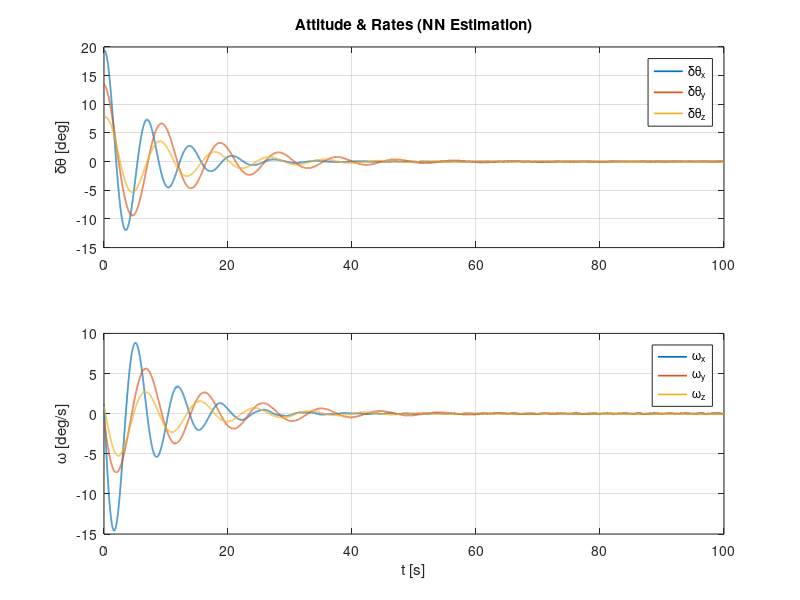
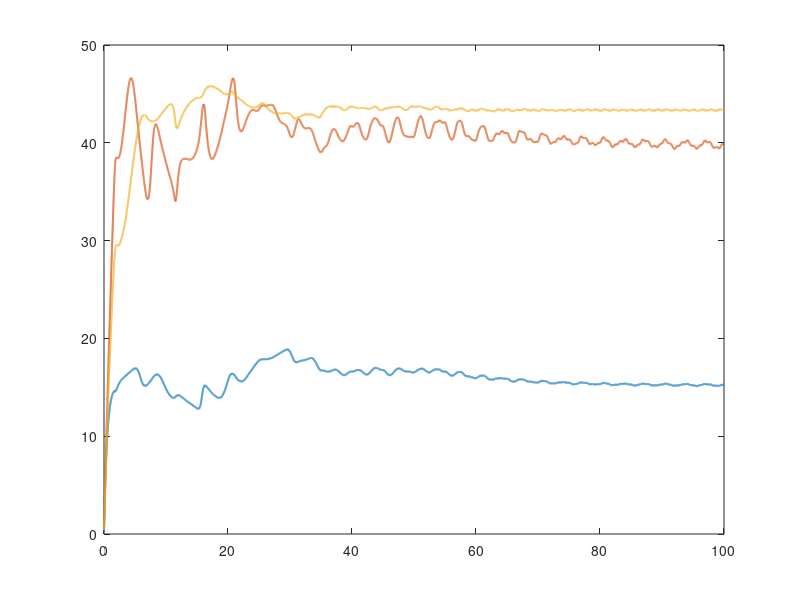

The MATLAB source for these figures, in order: (Note: this script raises an error after producing the figures.)
function [J_hat_NN,J_hat_rand,J_true,Jt_true] = demo_adapt_partial_target()
  rng(0);
  tf = 100;
  % -------- Fixed (chaser) --------
  J_fixed = diag([20,25,15]);

  % -------- Weaken feedback (so inertia matters) --------
  K_R  = 30*eye(3);
  K_Om = 10*eye(3);

  % -------- Fast adaptation + normalization --------
  Gamma = 10 * diag([0.3,0.3,0.3]);      % much larger than before
  eps_reg = 1e-6;                   % regressor power floor


  % -------- Estimated target (principal frame) --------
  Jt_est  = diag([0.188065 0.405968 0.405968]);
  [Vt,L0] = eig((Jt_est+Jt_est')/2);      lambda0 = diag(L0);
  %R_bt = eye(3);                          % set your docked orientation if known
  R_bt = rotx(4)*roty(2)*rotz(7);                          % set your docked orientation if known
  %R_bt = rotx(41)*roty(72)*rotz(67);                          % set your docked orientation if known

  % Rank-1 basis S_i = lambda0_i * (R v_i)(R v_i)^T  (in BODY frame)
  v1=R_bt*Vt(:,1); v2=R_bt*Vt(:,2); v3=R_bt*Vt(:,3);  S1 = lambda0(1)*(v1*v1.'); S2 = lambda0(2)*(v2*v2.'); S3 = lambda0(3)*(v3*v3.');
  S  = cat(3,S1,S2,S3);

  % -------- True docked inertia (plant) --------
  J_true = 100 * diag([0.146925 0.417965 0.435109]) + J_fixed;
  Jt_true = J_true - J_fixed;

  % Best-fit alpha* in chosen basis (for plotting)
  A = [vec(S1), vec(S2), vec(S3)];  b = vec(Jt_true);
  alpha_star = A\b;

  % -------- Multi-axis IC + dither torque --------
  ang_deg = 25;
  axis0 = [1;0.7;0.4]; axis0=axis0/norm(axis0);
  q0 = axang2quat(axis0, deg2rad(ang_deg));
  w0 = deg2rad([1.2; -0.8; 0.9]);

  dith.A = 0.05;                    % Nm (keep small vs actuator limits)
  dith.w = 2*pi*[0.4, 0.7, 1.1];    % three distinct freqs [rad/s]
  alpha0 = [1;1;1];

  x0 = [q0; w0; alpha0];

  odef = @(t,x) dyn_partial_adapt_v2(t,x,J_fixed,S,J_true,K_R,K_Om,Gamma,eps_reg,dith);
  opts = odeset('RelTol',1e-12,'AbsTol',1e-12);
  [t,x] = ode45(odef,[0 tf],x0,opts);

  % Unpack
  q = x(:,1:4); for k=1:size(q,1), q(k,:)=q(k,:)/norm(q(k,:)); end
  w = x(:,5:7);
  alpha = x(:,8:10);

  % Build estimates
  N = numel(t);
  Jt_hat_diag = zeros(N,3);
  J_hat_diag  = zeros(N,3);
  Frob_err   = zeros(N,1);

  for k=1:N
      Jt_hat = alpha(k,1)*S(:,:,1) + alpha(k,2)*S(:,:,2) + alpha(k,3)*S(:,:,3);
      Jt_hat = (Jt_hat+Jt_hat')/2;
      Jt_hat_diag(k,:) = diag(Jt_hat).';
      J_hat_diag(k,:)  = diag(J_fixed + Jt_hat).';
      Frob_err(k) = norm(Jt_hat - Jt_true, 'fro');

  end

  dtheta = 2*q(:,2:4);

  % ---------- Plots ----------
  figure('Name','Attitude & Rates (NN Estimation)');
  subplot(2,1,1); plot(t,rad2deg(dtheta),'LineWidth',1.2);
  ylabel('\delta\theta [deg]'); grid on; legend('\delta\theta_x','\delta\theta_y','\delta\theta_z');
  title('Attitude & Rates (NN Estimation)');

  subplot(2,1,2); plot(t,rad2deg(w),'LineWidth',1.2);
  xlabel('t [s]'); ylabel('\omega [deg/s]'); grid on; legend('\omega_x','\omega_y','\omega_z');

  figure('Name','Target inertia (NN Estimation)');
  plot(t, Jt_hat_diag, 'LineWidth',1.4); hold on;
  Jt_true_diag = diag(Jt_true);
  yline(Jt_true_diag(1),':'); yline(Jt_true_diag(2),':'); yline(Jt_true_diag(3),':');
  xlabel('t [s]'); ylabel('diag(J_{target}) [kg m^2]'); grid on;
  legend('\hat J_{t,11}','\hat J_{t,22}','\hat J_{t,33}','J_{t,11}^{true}','J_{t,22}^{true}','J_{t,33}^{true}');
  title('Target inertia (NN Estimation)');

  figure('Name','Total inertia diagonal (NN Estimation)');
  plot(t, J_hat_diag, 'LineWidth',1.4); hold on;
  J_true_diag = diag(J_true);
  yline(J_true_diag(1),':'); yline(J_true_diag(2),':'); yline(J_true_diag(3),':');
  xlabel('t [s]'); ylabel('diag(J_{total}) [kg m^2]'); grid on;
  legend('\hat J_{11}','\hat J_{22}','\hat J_{33}','J_{11}^{true}','J_{22}^{true}','J_{33}^{true}');

  figure('Name','Alpha vs best-fit (NN Estimation)');
  plot(t,alpha,'LineWidth',1.4); hold on;
  yline(alpha_star(1),':'); yline(alpha_star(2),':'); yline(alpha_star(3),':');
  xlabel('t [s]'); ylabel('\alpha_i'); grid on;
  legend('\alpha_1','\alpha_2','\alpha_3','\alpha^\ast_1','\alpha^\ast_2','\alpha^\ast_3');
  title('Faster adaptation + PE → \alpha(t) → \alpha^\ast');

  figure()
  plot(t, Frob_err, 'LineWidth',1.4);
  xlabel('Time [s]');
  ylabel('\|J_{hat} - J_{true}\|_F');
  title('Frobenius norm of inertia estimation error');
  grid on;
  J_hat_NN = Jt_hat;
%% random guess of J_target

  % -------- Estimated target (principal frame) --------
  Jt_est  = diag(rand(3))';
  [Vt,L0] = eig((Jt_est+Jt_est')/2);      lambda0 = diag(L0);

  % Rank-1 basis S_i = lambda0_i * (R v_i)(R v_i)^T  (in BODY frame)
  v1=R_bt*Vt(:,1); v2=R_bt*Vt(:,2); v3=R_bt*Vt(:,3);
  S1 = lambda0(1)*(v1*v1.'); S2 = lambda0(2)*(v2*v2.'); S3 = lambda0(3)*(v3*v3.');
  S  = cat(3,S1,S2,S3);

  % -------- True docked inertia (plant) --------
  J_true = 100 * diag([0.146925 0.417965 0.435109]) + J_fixed;
  Jt_true = J_true - J_fixed;

  % Best-fit alpha* in chosen basis (for plotting)
  A = [vec(S1), vec(S2), vec(S3)];  b = vec(Jt_true);
  alpha_star = A\b;

  % -------- Weaken feedback (so inertia matters) --------
  K_R  = .3*eye(3);
  K_Om = .1*eye(3);

  % -------- Fast adaptation + normalization --------
  Gamma = 10*diag([0.3,0.3,0.3]);      % much larger than before
  eps_reg = 1e-6;                   % regressor power floor

  % -------- Multi-axis IC + dither torque --------
  ang_deg = 25;
  axis0 = [1;0.7;0.4]; axis0=axis0/norm(axis0);
  q0 = axang2quat(axis0, deg2rad(ang_deg));
  w0 = deg2rad([1.2; -0.8; 0.9]);

  dith.A = 0.05;                    % Nm (keep small vs actuator limits)
  dith.w = 2*pi*[0.4, 0.7, 1.1];    % three distinct freqs [rad/s]
  alpha0 = [1;1;1];

  x0 = [q0; w0; alpha0];

  odef = @(t,x) dyn_partial_adapt_v2(t,x,J_fixed,S,J_true,K_R,K_Om,Gamma,eps_reg,dith);
  opts = odeset('RelTol',1e-12,'AbsTol',1e-12);
  [t,x] = ode45(odef,[0 tf],x0,opts);

  % Unpack
  q = x(:,1:4); for k=1:size(q,1), q(k,:)=q(k,:)/norm(q(k,:)); end
  w = x(:,5:7);
  alpha = x(:,8:10);

  % Build estimates
  N = numel(t);
  Jt_hat_diag = zeros(N,3);
  J_hat_diag  = zeros(N,3);
  Frob_err   = zeros(N,1);

  for k=1:N
      Jt_hat = alpha(k,1)*S(:,:,1) + alpha(k,2)*S(:,:,2) + alpha(k,3)*S(:,:,3);
      Jt_hat = (Jt_hat+Jt_hat')/2;
      Jt_hat_diag(k,:) = diag(Jt_hat).';
      J_hat_diag(k,:)  = diag(J_fixed + Jt_hat).';
      Frob_err(k) = norm(Jt_hat - Jt_true, 'fro');

  end

  dtheta = 2*q(:,2:4);

  % ---------- Plots ----------
  figure('Name','Attitude & Rates (Random Initialization)');
  subplot(2,1,1); plot(t,rad2deg(dtheta),'LineWidth',1.2);
  ylabel('\delta\theta [deg]'); grid on; legend('\delta\theta_x','\delta\theta_y','\delta\theta_z');
  title('Attitude & Rates (Random Initialization)');

  subplot(2,1,2); plot(t,rad2deg(w),'LineWidth',1.2);
  xlabel('t [s]'); ylabel('\omega [deg/s]'); grid on; legend('\omega_x','\omega_y','\omega_z');

  figure('Name','Target inertia (Random Initialization)');
  plot(t, Jt_hat_diag, 'LineWidth',1.4); hold on;
  Jt_true_diag = diag(Jt_true);
  yline(Jt_true_diag(1),':'); yline(Jt_true_diag(2),':'); yline(Jt_true_diag(3),':');
  xlabel('t [s]'); ylabel('diag(J_{target}) [kg m^2]'); grid on;
  legend('\hat J_{t,11}','\hat J_{t,22}','\hat J_{t,33}','J_{t,11}^{true}','J_{t,22}^{true}','J_{t,33}^{true}');
  title('Target inertia (Random Initialization)');

  figure('Name','Total inertia diagonal (Random Initialization)');
  plot(t, J_hat_diag, 'LineWidth',1.4); hold on;
  J_true_diag = diag(J_true);
  yline(J_true_diag(1),':'); yline(J_true_diag(2),':'); yline(J_true_diag(3),':');
  xlabel('t [s]'); ylabel('diag(J_{total}) [kg m^2]'); grid on;
  legend('\hat J_{11}','\hat J_{22}','\hat J_{33}','J_{11}^{true}','J_{22}^{true}','J_{33}^{true}');

  figure('Name','Alpha vs best-fit (Random Initialization)');
  plot(t,alpha,'LineWidth',1.4); hold on;
  yline(alpha_star(1),':'); yline(alpha_star(2),':'); yline(alpha_star(3),':');
  xlabel('t [s]'); ylabel('\alpha_i'); grid on;
  legend('\alpha_1','\alpha_2','\alpha_3','\alpha^\ast_1','\alpha^\ast_2','\alpha^\ast_3');
  title('Faster adaptation + PE → \alpha(t) → \alpha^\ast');

  figure()
  plot(t, Frob_err, 'LineWidth',1.4);
  xlabel('Time [s]');
  ylabel('\|J_{hat} - J_{true}\|_F');
  title('Frobenius norm of inertia estimation error');
  grid on;
  J_hat_rand = Jt_hat;
end

function dx = dyn_partial_adapt_v2(t,x,J_fixed,S,J_true,K_R,K_Om,Gamma,eps_reg,dith)
  q = x(1:4);  w = x(5:7);  alpha = x(8:10);
  q = q / max(norm(q),1e-12);

  % Build Jhat = J_fixed + sum_i alpha_i S_i
  Jt_hat = alpha(1)*S(:,:,1) + alpha(2)*S(:,:,2) + alpha(3)*S(:,:,3);
  Jt_hat = (Jt_hat+Jt_hat')/2;
  Jhat = J_fixed + Jt_hat;

  % Small-angle error
  eR = 2*q(2:4);

  % PD
  uPD = -K_R*eR - K_Om*w;

  % Multi-axis dither (small)
  u_dith = dith.A * [sin(dith.w(1)*t);
                     sin(dith.w(2)*t + 0.7);
                     sin(dith.w(3)*t + 1.3)];

  % Control torque (Jhat affects gyro comp; no algebraic cancellation)
  u = uPD + cross(w, Jhat*w) + u_dith;

  % True plant dynamics
  wdot = J_true \ (u - cross(w, J_true*w));

  % Quaternion kinematics
  wx=w(1); wy=w(2); wz=w(3);
  W = [0 -wx -wy -wz; wx 0 wz -wy; wy -wz 0 wx; wz wy -wx 0];
  qdot = 0.5*W*q;

  % --- Adaptation on target principal moments only ---
  % tau_err = uPD + u_dith - Jhat*wdot  (cross terms cancel)
  tau_err = (uPD + u_dith) - Jhat*wdot;

  % Regressor Phi = [-(S1*wdot), -(S2*wdot), -(S3*wdot)]  (3x3)
  Phi = [-(S(:,:,1)*wdot), -(S(:,:,2)*wdot), -(S(:,:,3)*wdot)];

  % Normalized gradient: alpha_dot = Gamma * Phi' * tau_err / (trace(Phi'*Phi)+eps)
  denom = trace(Phi.'*Phi) + eps_reg;
  alpha_dot = -Gamma * (Phi.' * tau_err) / denom;

  dx = [qdot; wdot; alpha_dot];
end

% -------- helpers --------
function q = axang2quat(axis, ang)
  c = cos(ang/2); s = sin(ang/2); axis = axis(:)/norm(axis);
  q = [c; s*axis];
end
function v = vec(M), v = M(:); end
